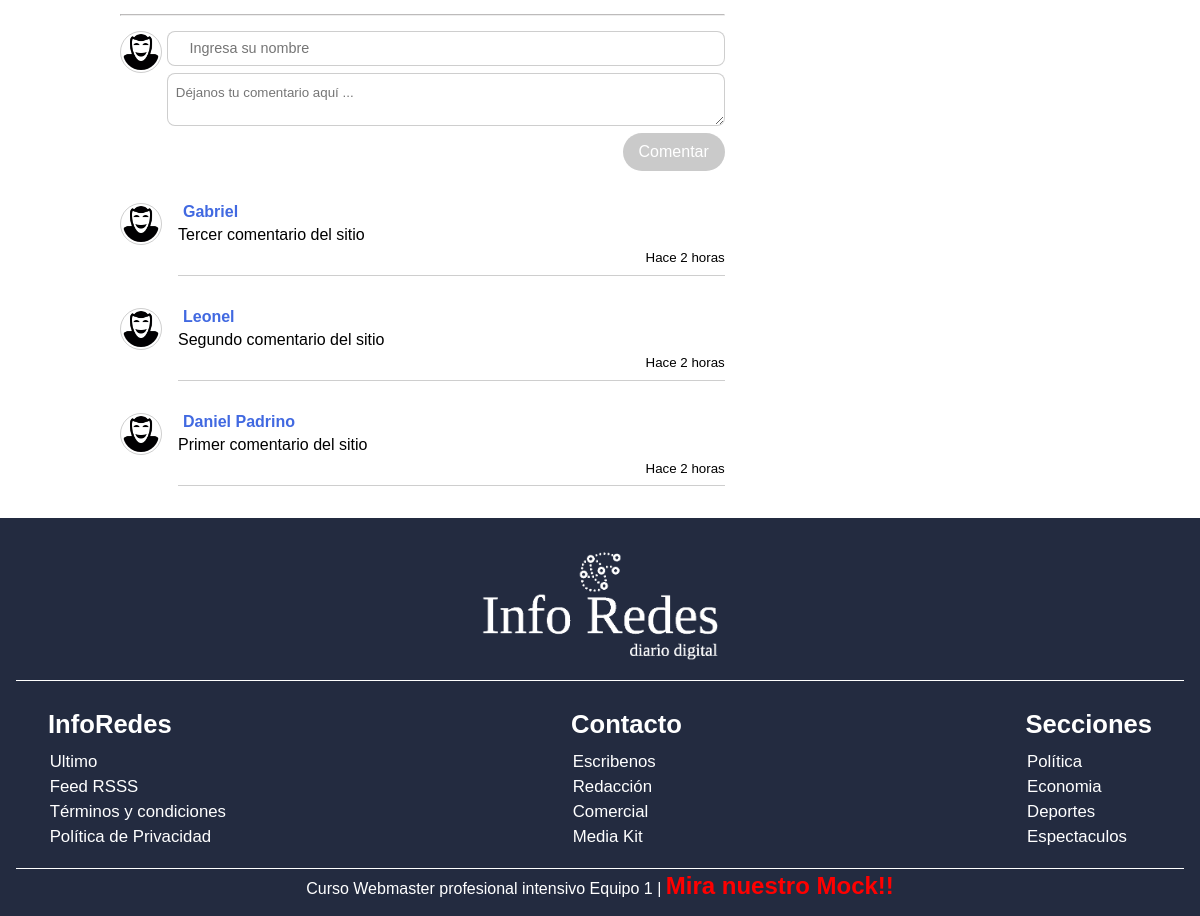
The app's page /Diario/noticia.php (lower part), older data.
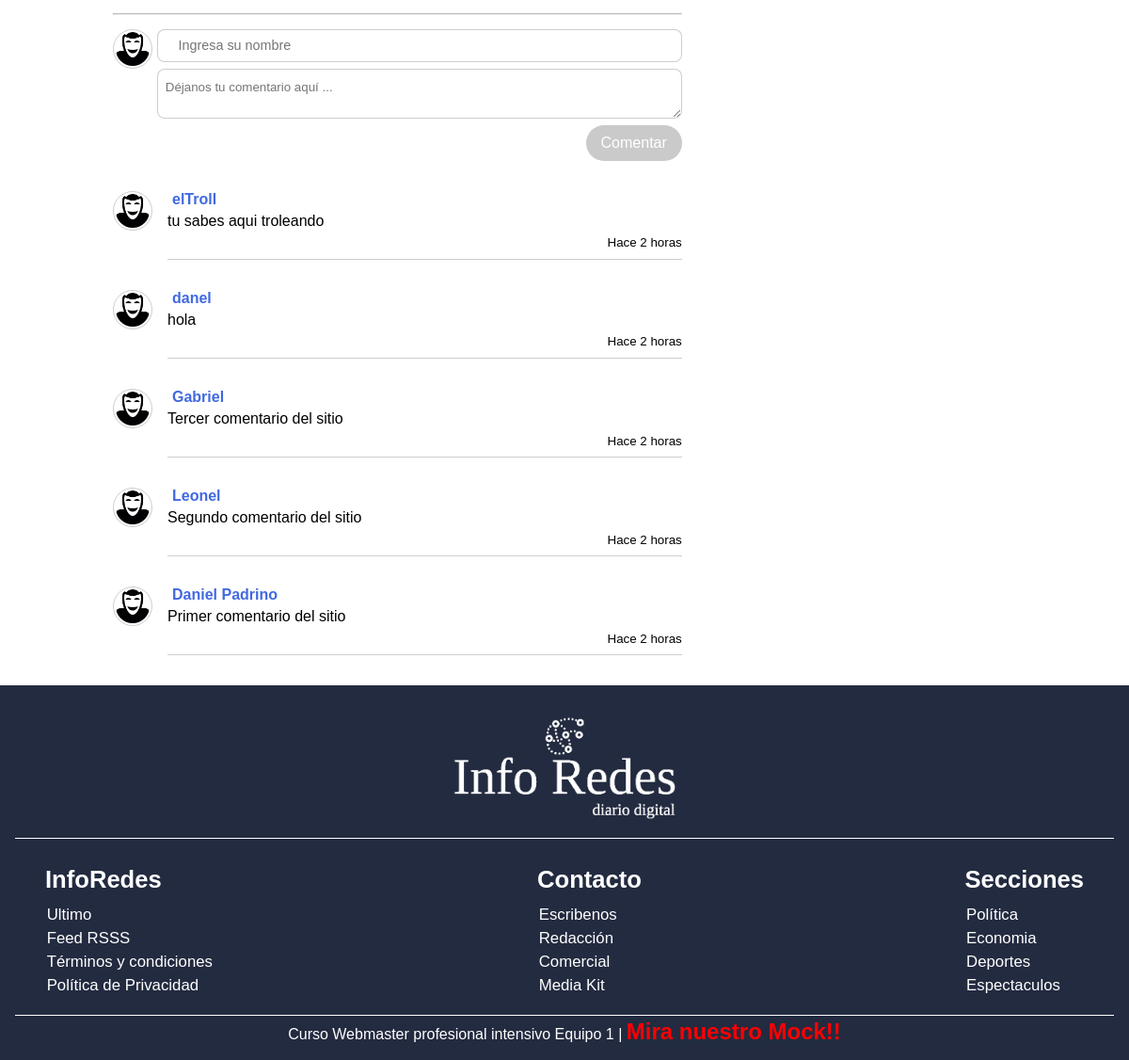
The same page, newer data.
### tables this page shows
CREATE TABLE `comentarios` (
  `id` int(11) NOT NULL,
  `noticia_id` int(11) NOT NULL,
  `nombre` varchar(60) NOT NULL,
  `comentario` text NOT NULL
);

### Diario/backend/comentario_crud.php (called while the page is built, shortened)
<?php
    function getAllComments( $noticia_id ){
        $conn = getConexion();
        $sql = "SELECT * FROM " . TABLE_COMMENTS . " WHERE noticia_id = {$noticia_id} ORDER BY id DESC";
        $response = mysqli_query($conn,$sql);
        return mysqli_fetch_all($response, MYSQLI_ASSOC);
    }
?>

### Diario/noticia.php (the view, shortened to what this page needs)
<?php
    require "./backend/comentario_crud.php";
    $comentarios = getAllComments('1');
?>
<!DOCTYPE html>
<html lang="es">
<head>
    <link rel="stylesheet" href="estilos.css">
</head>
<body>
    <main class="main-noticia">
        <article class='noticia-ppal'>
            <div class="area-comentarios" id="area-comentarios">
                <hr>
                <div class="nuevo-comentario" id="formulario-nuevo.comentario">
                    <img class="avatar" src="imagenes/anon.png" title="Usuario anónimo" alt="logo-header">
                    <div>
                        <input type="text" id="nombre" placeholder="Ingresa su nombre">
                        <textarea id="comentario" placeholder="Déjanos tu comentario aquí ..."></textarea>
                        <button onclick="doPostComentario()">Comentar</button>
                    </div>
                </div>
                <div id="contenedor-comentarios">
                    <?php foreach($comentarios as $comentario) { ?>
                        <div class="comentario">
                            <img class="avatar" src="imagenes/anon.png" title="Usuario anónimo" alt="logo-header">
                            <div>
                                <p class="nombre-comentario"><?php echo $comentario['nombre']; ?></p>
                                <p><?php echo $comentario['comentario']; ?></p>
                                <small>Hace 2 horas</small>
                            </div>
                        </div>
                    <?php } ?>
                </div>
          </div>
        </article>
        <aside>
        </aside>
    </main>
    <footer>
    <img src="imagenes/PruebaLogoWhite.png" alt="logo InfoRedes">
    <div class="cont-listas-footer">
        <div>
            <h4>InfoRedes</h4>
            <ul>
                <li><a href="index.html"> Ultimo</a></li>
                <li><a href="index.html">Feed RSSS</a></li>
                <li><a href="index.html">Términos y condiciones</a></li>
                <li><a href="index.html">Política de Privacidad</a></li>
            </ul>
        </div>
        <div>
            <h4>Contacto</h4>
            <ul>
                <li><a href="index.html">Escribenos</a></li>
                <li><a href="index.html">Redacción</a></li>
                <li><a href="index.html">Comercial</a></li>
                <li><a href="index.html">Media Kit</a></li>
            </ul>
        </div>
        <div>
            <h4>Secciones</h4>
            <ul>
                <li><a href="index.html">Política</a></li>
                <li><a href="index.html">Economia</a></li>
                <li><a href="index.html">Deportes</a></li>
                <li><a href="index.html">Espectaculos</a></li>
            </ul>
        </div>
    </div>
    <p>Curso Webmaster profesional intensivo Equipo 1 | <a id="vamos-al-mock" href="https://www.figma.com/file/CzXaOrxLkSKEBGvEHR7dj5/Untitled?node-id=0%3A1"> Mira nuestro Mock!!</a></p>
    </footer>
</body>
</html>

### Diario/estilos.css (style rules this page uses)
* { font-family: 'Exo 2', sans-serif; box-sizing: border-box; margin: 0%; }
aside { width: 20%; }
a, a:visited { text-decoration: none; color: inherit; }
footer { padding: 1em 0; margin-top: 2em; color: white; background: #232B40; }
footer img { width: 25%; margin: 1em auto; display: block; }
footer .cont-listas-footer { margin: .2em 1em; padding: 1em 2em; display: flex; justify-content: space-between; border-top: white solid 1px; border-bottom: white solid 1px; }
footer ul { margin: 0; padding: 0; list-style: none; text-decoration: none; }
footer h4 { margin: .5em 0; font-size: 1.6em; font-weight: bolder; }
footer li { color:white; margin: .3em .1em; font-size: 1.05em; }
footer a { text-decoration: none; }
footer p { text-align: center; }
#vamos-al-mock { color: red; font-size: 1.5em; font-weight: bolder; }
.main-noticia { display: flex; justify-content: center; }
.noticia-ppal { width: 60%; padding-right: 3em; display: flex; flex-direction: column; }
.noticia-ppal hr { border-top: 1px solid rgb(189, 187, 187); border-radius: 10px; margin-top: 5px; margin-bottom: 15px; }
.main-noticia aside { margin-top: 10em; }
.area-comentarios { width: 90%; }
.nuevo-comentario { margin-bottom: 2em; display: flex; }
.nuevo-comentario div { margin-left: .3em; width: 100%; display: flex; flex-direction: column; }
.nuevo-comentario input { margin-bottom: .5em; padding: .6em 1.5em; font-size: .9em; border-radius: 8px; border: rgba(10, 10, 10, .2) solid 1px; }
.nuevo-comentario textarea { margin-bottom: .5em; padding: .8em .6em; border-radius: 8px; border: rgba(10, 10, 10, .2) solid 1px; }
.nuevo-comentario button { align-self: flex-end; border-radius: 2em; background-color: rgb(202, 202, 202); border: none; color: white; padding: 10px 16px; text-align: center; text-decoration: none; font-size: 16px; cursor: pointer; transition-duration: 0.5s; }
.avatar { width: 42px; height: 42px; padding: 2px; border: rgba(10, 10, 10, .2) solid 1px; border-radius: 50%; }
.comentario { margin-top: 2em; display: flex; }
.comentario div { padding-bottom: .6em; margin-left: 1em; width: 100%; border-bottom: rgba(10, 10, 10, .2) solid 1px; }
.comentario p { text-align: left; }
.nombre-comentario { font-weight: bold; margin-bottom: .3em; margin-left: 5px; color: royalblue; }
.comentario small { display: block; margin-top: .5em; text-align: right; }

Row changes from the older to the newer data that the page shows:
added comentarios: nombre "elTroll", comentario "tu sabes aqui troleando"
added comentarios: nombre "danel", comentario "hola"
